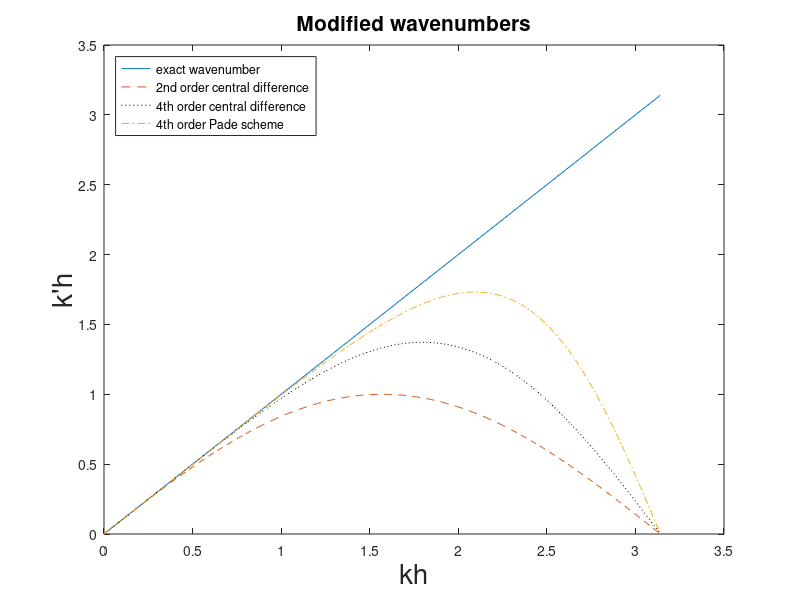

This chart was generated by the following MATLAB code:
clear
kh = 0:0.01:pi;
khexact = kh;
kh_cen = sin(kh);
kh_for = (-sin(2*kh) + 8*sin(kh))/6;
kh_pade = 3*sin(kh)./(cos(kh)+2);
%plot
plot(kh,khexact);
hold on 
plot(kh,kh_cen, '--');
plot(kh,kh_for, 'k:');
plot(kh,kh_pade, '-.');
xlabel("kh",'FontSize',20);
ylabel("k'h",'FontSize',20);
title("Modified wavenumbers",'FontSize',15);
legend('exact wavenumber', '2nd order central difference','4th order central difference','4th order Pade scheme','Location','NorthWest');